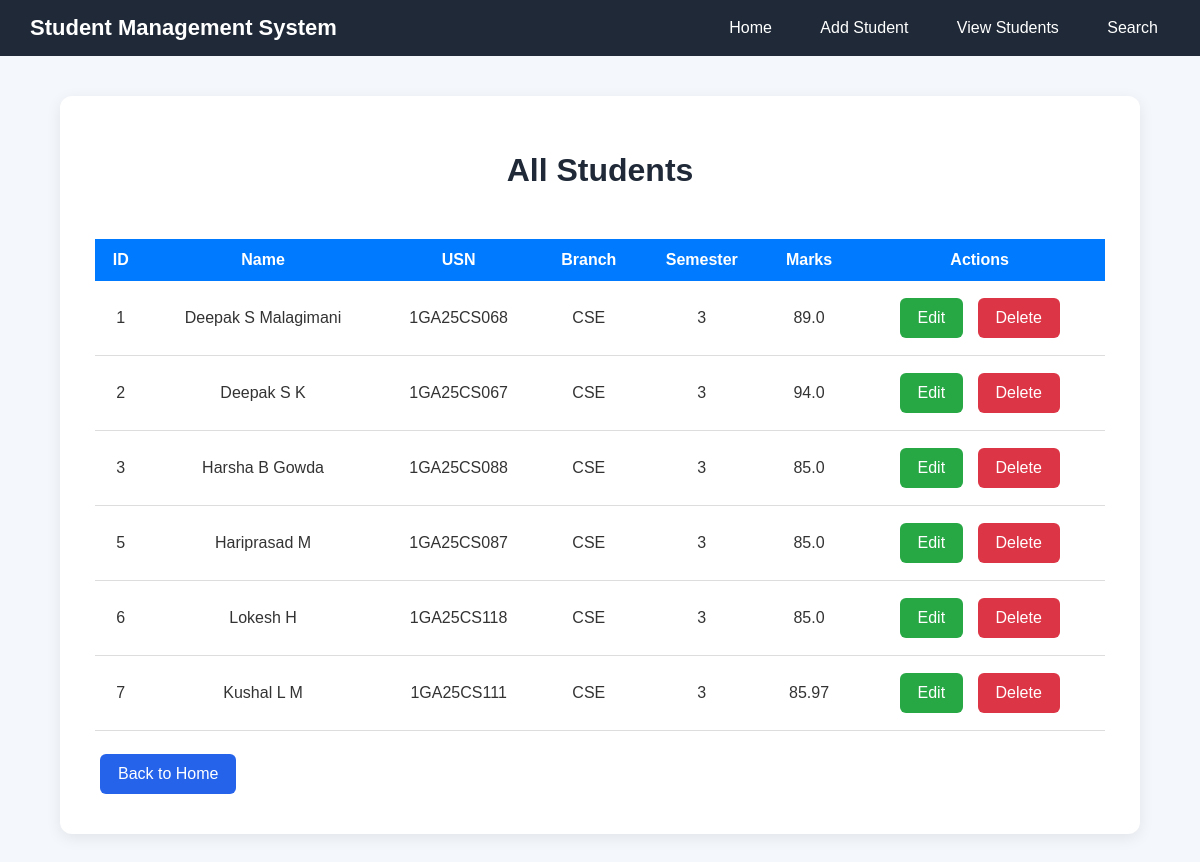
/students, run on the app's committed database.
### tables this page shows
CREATE TABLE students (
            id INTEGER PRIMARY KEY AUTOINCREMENT,
            name TEXT NOT NULL,
            usn TEXT NOT NULL UNIQUE,
            branch TEXT NOT NULL,
            semester INTEGER NOT NULL,
            marks REAL NOT NULL
        );

### app.py (the view)
@app.route("/students")
def view_students():
    conn = get_db_connection()
    students = conn.execute(
        "SELECT * FROM students"
    ).fetchall()
    conn.close()
    return render_template(
        "view_students.html",
        students=students
    )

### app.py (called while the page is built)
def get_db_connection():
    conn = sqlite3.connect(DATABASE)
    conn.row_factory = sqlite3.Row
    return conn

### templates/view_students.html (shortened to what this page needs)
<!DOCTYPE html>
<html>
<head>
    <link rel="stylesheet"
          href="{{ url_for('static', filename='style.css') }}">
</head>
<body>
<nav class="navbar">
    <div class="logo">
        Student Management System
    </div>
    <div>
        <a href="/">Home</a>
        <a href="/add">Add Student</a>
        <a href="/students">View Students</a>
        <a href="/search">Search</a>
    </div>
</nav>
<div class="container">
    <h1>All Students</h1>
    <div class="table-container">
        <table>
            <tr>
                <th>ID</th>
                <th>Name</th>
                <th>USN</th>
                <th>Branch</th>
                <th>Semester</th>
                <th>Marks</th>
                <th>Actions</th>
            </tr>
            {% for student in students %}
            <tr>
                <td>{{ student.id }}</td>
                <td>{{ student.name }}</td>
                <td>{{ student.usn }}</td>
                <td>{{ student.branch }}</td>
                <td>{{ student.semester }}</td>
                <td>{{ student.marks }}</td>
                <td>
                    <a href="/edit/{{ student.id }}"
                       class="button edit">
                        Edit
                    </a>
                    <a href="/delete/{{ student.id }}"
                       class="button delete"
                       onclick="return confirm('Delete this student?')">
                        Delete
                    </a>
                </td>
            </tr>
            {% endfor %}
        </table>
    </div>
    <br>
    <a href="/" class="button">
        Back to Home
    </a>
</div>
</body>
</html>

### static/style.css (style rules this page uses)
* { box-sizing: border-box; }
body { font-family: Arial, sans-serif; background: #f4f7fb; margin: 0; padding: 0; color: #333; }
.navbar { background: #1f2937; padding: 15px 30px; display: flex; justify-content: space-between; align-items: center; }
.navbar .logo { color: white; font-size: 22px; font-weight: bold; }
.navbar a { color: white; text-decoration: none; margin-left: 20px; padding: 8px 12px; border-radius: 5px; }
.container { width: 90%; max-width: 1100px; margin: 40px auto; background: white; padding: 35px; border-radius: 12px; box-shadow: 0 4px 15px rgba(0, 0, 0, 0.08); }
h1 { text-align: center; margin-bottom: 30px; color: #1f2937; }
.button, button { display: inline-block; background: #2563eb; color: white; border: none; padding: 11px 18px; margin: 5px; border-radius: 6px; text-decoration: none; cursor: pointer; font-size: 16px; font-family: Arial, sans-serif; }
.delete { background: #dc2626; }
.edit { background: #16a34a; }
.table-container { overflow-x: auto; }
table { width: 100%; border-collapse: collapse; margin-top: 20px; }
th { background: #1f2937; color: white; padding: 14px; text-align: center; }
td { padding: 12px; text-align: center; border-bottom: 1px solid #ddd; }
table { width: 100%; border-collapse: collapse; margin-top: 20px; background: white; }
th { background: #007bff; color: white; padding: 12px; font-size: 16px; }
td { padding: 12px; border-bottom: 1px solid #ddd; text-align: center; }
td a { text-decoration: none; padding: 6px 10px; border-radius: 5px; margin: 2px; }
td a:first-child { background: #28a745; color: white; }
td a:last-child { background: #dc3545; color: white; }

### data on the page
students: id "1", name "Deepak S Malagimani", usn "1GA25CS068", branch "CSE", semester "3", marks "89.0"
students: id "2", name "Deepak S K", usn "1GA25CS067", branch "CSE", semester "3", marks "94.0"
students: id "3", name "Harsha B Gowda", usn "1GA25CS088", branch "CSE", semester "3", marks "85.0"
students: id "5", name "Hariprasad M", usn "1GA25CS087", branch "CSE", semester "3", marks "85.0"
students: id "6", name "Lokesh H", usn "1GA25CS118", branch "CSE", semester "3", marks "85.0"
students: id "7", name "Kushal L M", usn "1GA25CS111", branch "CSE", semester "3", marks "85.97"
